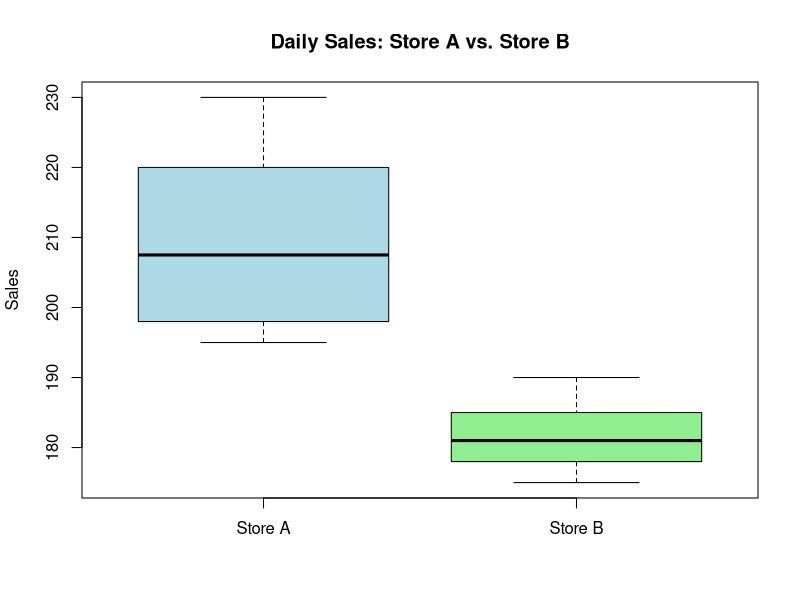
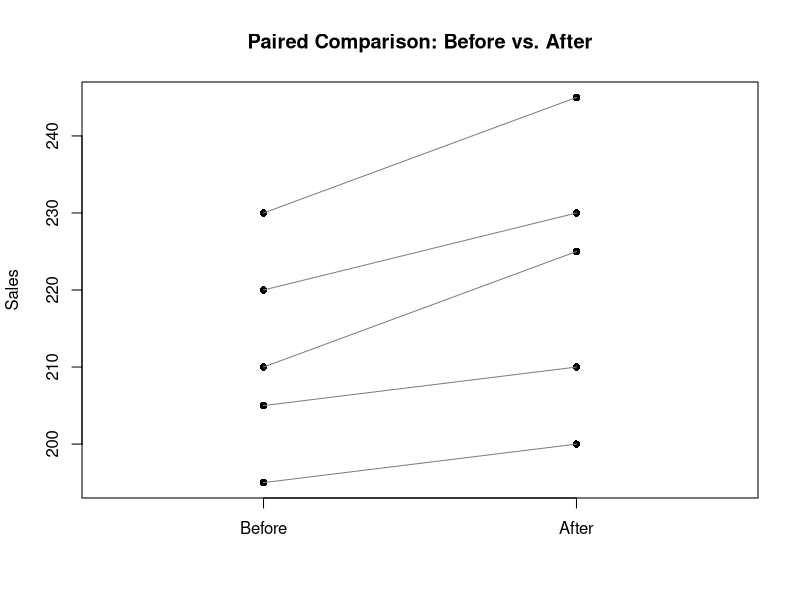

Reproduce these figures in R, in order.

store_a <- c(210, 195, 230, 205, 220, 198)  # daily sales, Store A
store_b <- c(180, 175, 190, 185, 178, 182)  # daily sales, Store B

# Independent samples t-test: are the two group means different?
# var.equal = FALSE (the default) uses Welch's correction, appropriate
# when the two groups may have different variances
t.test(store_a, store_b, var.equal = FALSE)

# Paired t-test: use when the two measurements are linked observations
# (e.g. the SAME stores before vs. after a promotion)
before <- c(210, 195, 230, 205, 220)
after  <- c(225, 200, 245, 210, 230)
t.test(before, after, paired = TRUE)

# --- chart: side-by-side boxplots for the independent-samples comparison ---
boxplot(store_a, store_b, names = c("Store A", "Store B"),
        col = c("lightblue", "lightgreen"),
        main = "Daily Sales: Store A vs. Store B", ylab = "Sales")

# --- chart: paired before/after, connecting each store's own two points ---
plot(rep(1, length(before)), before, xlim = c(0.5, 2.5), ylim = range(c(before, after)),
     xaxt = "n", xlab = "", ylab = "Sales", main = "Paired Comparison: Before vs. After",
     pch = 16, col = "black")
points(rep(2, length(after)), after, pch = 16, col = "black")
segments(1, before, 2, after, col = "gray50")
axis(1, at = c(1, 2), labels = c("Before", "After"))
